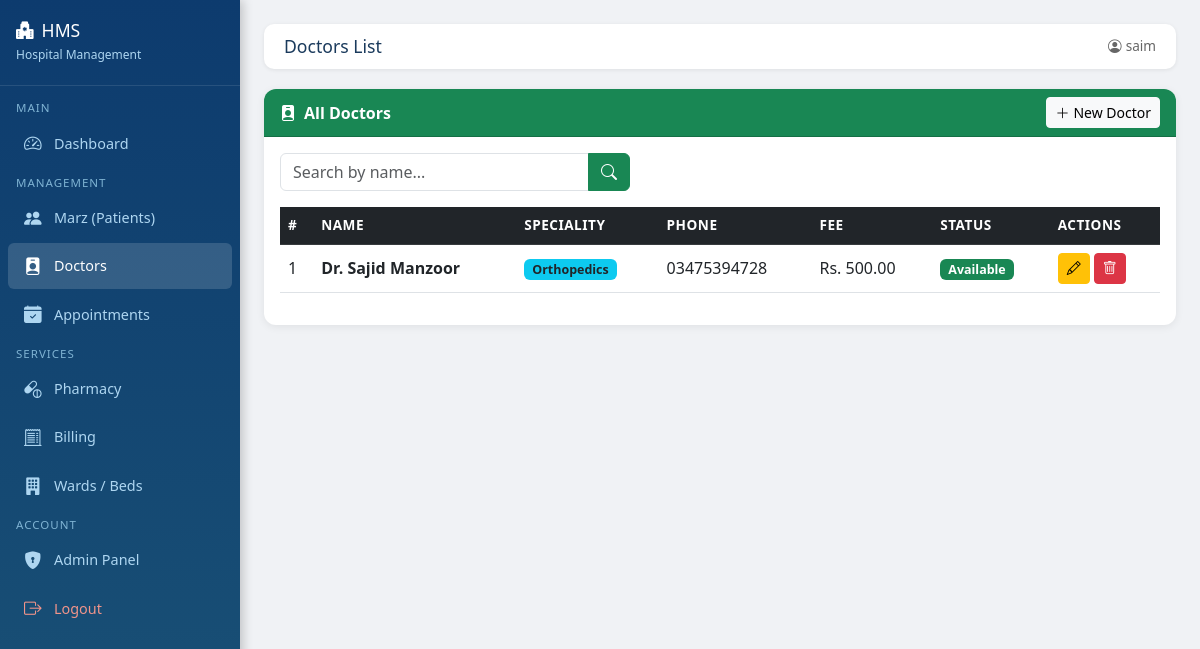
Screenshot of /doctors/ (signed in) with the database file from the repository.
### doctors/models.py (models this page shows, shortened)
class Doctor(models.Model):
    SPECIALITIES = [
        ('General','General Physician'),
        ('Cardiology','Cardiology (Dil)'),
        ('Neurology','Neurology (Dimagh)'),
        ('Orthopedics','Orthopedics (Haddi)'),
        ('Pediatrics','Pediatrics (Bacha)'),
        ('Gynecology','Gynecology (Khawateen)'),
        ('Dermatology','Dermatology (Jild)'),
        ('ENT','ENT (Kaan Naak Gala)'),
        ('Ophthalmology','Ophthalmology (Aankh)'),
        ('Dentistry','Dentistry (Daant)'),
    ]
    name       = models.CharField(max_length=100)
    speciality = models.CharField(max_length=50, choices=SPECIALITIES)
    phone      = models.CharField(max_length=15)
    email      = models.EmailField(unique=True)
    fee        = models.DecimalField(max_digits=8, decimal_places=2)
    available  = models.BooleanField(default=True)
    joined     = models.DateField(auto_now_add=True)
    class Meta:
        ordering = ['name']

### doctors/views.py (the view)
# urls.py: path('', views.doctor_list, name='doctor_list'),
@login_required
def doctor_list(request):
    query = request.GET.get('q', '')
    doctors = Doctor.objects.all()
    if query:
        doctors = doctors.filter(name__icontains=query)
    return render(request, 'doctors/list.html', {'doctors': doctors, 'query': query})

### templates/doctors/list.html
{% extends 'base.html' %}
{% block page_title %}Doctors List{% endblock %}
{% block content %}
<div class="card">
    <div class="card-header bg-success text-white d-flex justify-content-between align-items-center">
        <span><i class="bi bi-person-badge-fill me-2"></i>All Doctors</span>
        <a href="{% url 'add_doctor' %}" class="btn btn-light btn-sm"><i class="bi bi-plus-lg me-1"></i>New Doctor</a>
    </div>
    <div class="card-body">
        <form method="get" class="mb-3">
            <div class="input-group" style="max-width:350px;">
                <input type="text" name="q" class="form-control" placeholder="Search by name..." value="{{ query }}">
                <button class="btn btn-success" type="submit"><i class="bi bi-search"></i></button>
            </div>
        </form>
        <table class="table table-hover align-middle">
            <thead class="table-dark">
                <tr><th>#</th><th>Name</th><th>Speciality</th><th>Phone</th><th>Fee</th><th>Status</th><th>Actions</th></tr>
            </thead>
            <tbody>
                {% for d in doctors %}
                <tr>
                    <td>{{ d.id }}</td>
                    <td><strong>Dr. {{ d.name }}</strong></td>
                    <td><span class="badge bg-info text-dark">{{ d.speciality }}</span></td>
                    <td>{{ d.phone }}</td>
                    <td>Rs. {{ d.fee }}</td>
                    <td>
                        {% if d.available %}
                        <span class="badge bg-success">Available</span>
                        {% else %}
                        <span class="badge bg-secondary">Unavailable</span>
                        {% endif %}
                    </td>
                    <td>
                        <a href="{% url 'edit_doctor' d.id %}" class="btn btn-sm btn-warning"><i class="bi bi-pencil"></i></a>
                        <a href="{% url 'delete_doctor' d.id %}" class="btn btn-sm btn-danger"
                           onclick="return confirm('Are you sure you want to delete Dr. {{ d.name }}?')"><i class="bi bi-trash"></i></a>
                    </td>
                </tr>
                {% empty %}
                <tr><td colspan="7" class="text-center text-muted p-4">No doctors found.</td></tr>
                {% endfor %}
            </tbody>
        </table>
    </div>
</div>
{% endblock %}

### templates/base.html (shortened to what this page needs)
<!DOCTYPE html>
<html lang="ur" dir="ltr">
<head>
    <link href="https://cdn.jsdelivr.net/npm/bootstrap@5.3.0/dist/css/bootstrap.min.css" rel="stylesheet">
    <link href="https://cdn.jsdelivr.net/npm/bootstrap-icons@1.11.0/font/bootstrap-icons.css" rel="stylesheet">
</head>
<body>
<div class="sidebar">
    <div class="brand">
        <h5><i class="bi bi-hospital-fill me-2"></i>HMS</h5>
        <small>Hospital Management</small>
    </div>
    <nav class="mt-2">
        <span class="nav-section">Main</span>
        <a href="/" class="{% if request.path == '/' %}active{% endif %}">
            <i class="bi bi-speedometer2"></i> Dashboard
        </a>
        <span class="nav-section">Management</span>
        <a href="/patients/" class="{% if '/patients/' in request.path %}active{% endif %}">
            <i class="bi bi-people-fill"></i> Marz (Patients)
        </a>
        <a href="/doctors/" class="{% if '/doctors/' in request.path %}active{% endif %}">
            <i class="bi bi-person-badge-fill"></i> Doctors
        </a>
        <a href="/appointments/" class="{% if '/appointments/' in request.path %}active{% endif %}">
            <i class="bi bi-calendar-check-fill"></i> Appointments
        </a>
        <span class="nav-section">Services</span>
        <a href="/pharmacy/" class="{% if '/pharmacy/' in request.path %}active{% endif %}">
            <i class="bi bi-capsule-pill"></i> Pharmacy
        </a>
        <a href="/billing/" class="{% if '/billing/' in request.path %}active{% endif %}">
            <i class="bi bi-receipt-cutoff"></i> Billing
        </a>
        <a href="/wards/" class="{% if '/wards/' in request.path %}active{% endif %}">
            <i class="bi bi-building-fill"></i> Wards / Beds
        </a>
        <span class="nav-section">Account</span>
        <a href="/admin/" target="_blank">
            <i class="bi bi-shield-lock-fill"></i> Admin Panel
        </a>
        <a href="/logout/" style="color: #f1948a;">
            <i class="bi bi-box-arrow-right"></i> Logout
        </a>
    </nav>
</div>
<div class="main-content">
    <div class="topbar">
        <h4>{% block page_title %}Dashboard{% endblock %}</h4>
        <span style="color:#666; font-size:0.85rem;">
            <i class="bi bi-person-circle me-1"></i>{{ request.user.username }}
        </span>
    </div>
    {% block content %}{% endblock %}
</div>
</body>
</html>

### templates/base.html (style rules this page uses)
body { background: #f0f2f5; font-family: 'Segoe UI', sans-serif; }
.sidebar { width: 240px; min-height: 100vh; background: linear-gradient(180deg, #0d3b6e 0%, #1a5276 100%); color: white; position: fixed; top: 0; left: 0; z-index: 100; box-shadow: 3px 0 10px rgba(0,0,0,0.2); }
.sidebar .brand { padding: 20px 16px; border-bottom: 1px solid rgba(255,255,255,0.1); }
.sidebar .brand h5 { color: #fff; font-size: 1.1rem; margin: 0; }
.sidebar .brand small { color: #aed6f1; font-size: 0.75rem; }
.sidebar nav a { display: flex; align-items: center; gap: 10px; padding: 10px 16px; color: #aed6f1; text-decoration: none; font-size: 0.9rem; border-radius: 6px; margin: 2px 8px; transition: all 0.2s; }
.sidebar nav a:hover, .sidebar nav a.active { background: rgba(255,255,255,0.15); color: #fff; }
.sidebar nav a i { font-size: 1.1rem; width: 20px; }
.sidebar .nav-section { padding: 8px 16px 4px; color: #7fb3d3; font-size: 0.72rem; text-transform: uppercase; letter-spacing: 1px; }
.main-content { margin-left: 240px; padding: 24px; min-height: 100vh; }
.topbar { background: white; padding: 12px 20px; border-radius: 10px; margin-bottom: 20px; box-shadow: 0 1px 4px rgba(0,0,0,0.08); display: flex; justify-content: space-between; align-items: center; }
.topbar h4 { margin: 0; font-size: 1.1rem; color: #1a3a5c; }
.card { border: none; border-radius: 12px; box-shadow: 0 2px 8px rgba(0,0,0,0.07); }
.card-header { border-radius: 12px 12px 0 0 !important; font-weight: 600; }
.table th { font-weight: 600; font-size: 0.85rem; text-transform: uppercase; letter-spacing: 0.5px; }
.badge { font-size: 0.78rem; }

### rows the page displays
Doctor: id "1", name "Sajid Manzoor", speciality "Orthopedics", phone "03475394728", fee "500.00", available "Available"

### other values shown
{{ request.user.username }} "saim"
